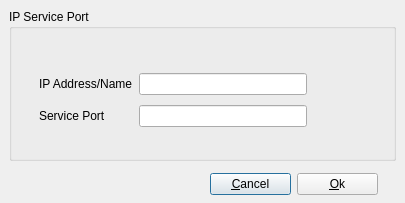
<?xml version="1.0" encoding="UTF-8"?>
<ui version="4.0">
 <class>IPConfgDialog</class>
 <widget class="QDialog" name="IPConfgDialog">
  <property name="geometry">
   <rect>
    <x>0</x>
    <y>0</y>
    <width>405</width>
    <height>203</height>
   </rect>
  </property>
  <property name="windowTitle">
   <string>IP Preference</string>
  </property>
  <property name="windowIcon">
   <iconset>
    <normaloff>pjanice.jpg</normaloff>pjanice.jpg</iconset>
  </property>
  <widget class="QGroupBox" name="groupBox">
   <property name="geometry">
    <rect>
     <x>9</x>
     <y>9</y>
     <width>387</width>
     <height>152</height>
    </rect>
   </property>
   <property name="title">
    <string>IP Service Port</string>
   </property>
   <widget class="QWidget" name="layoutWidget">
    <property name="geometry">
     <rect>
      <x>30</x>
      <y>60</y>
      <width>268</width>
      <height>62</height>
     </rect>
    </property>
    <layout class="QGridLayout" name="gridLayout">
     <item row="0" column="0">
      <widget class="QLabel" name="label">
       <property name="text">
        <string>IP Address/Name</string>
       </property>
      </widget>
     </item>
     <item row="0" column="1">
      <widget class="QLineEdit" name="lineEditIP">
       <property name="sizePolicy">
        <sizepolicy hsizetype="Expanding" vsizetype="Fixed">
         <horstretch>30</horstretch>
         <verstretch>0</verstretch>
        </sizepolicy>
       </property>
       <property name="minimumSize">
        <size>
         <width>30</width>
         <height>0</height>
        </size>
       </property>
       <property name="toolTip">
        <string>Enter IP Address of Name</string>
       </property>
       <property name="toolTipDuration">
        <number>-1</number>
       </property>
       <property name="whatsThis">
        <string>IP Address or Name</string>
       </property>
      </widget>
     </item>
     <item row="1" column="0">
      <widget class="QLabel" name="label_2">
       <property name="text">
        <string>Service Port</string>
       </property>
      </widget>
     </item>
     <item row="1" column="1">
      <widget class="QLineEdit" name="lineEditPort">
       <property name="sizePolicy">
        <sizepolicy hsizetype="Expanding" vsizetype="Fixed">
         <horstretch>20</horstretch>
         <verstretch>0</verstretch>
        </sizepolicy>
       </property>
       <property name="minimumSize">
        <size>
         <width>20</width>
         <height>0</height>
        </size>
       </property>
       <property name="toolTip">
        <string>Service Port </string>
       </property>
       <property name="statusTip">
        <string>Service Port of Multiverse</string>
       </property>
       <property name="whatsThis">
        <string>Service Port</string>
       </property>
      </widget>
     </item>
    </layout>
   </widget>
  </widget>
  <widget class="QWidget" name="">
   <property name="geometry">
    <rect>
     <x>210</x>
     <y>170</y>
     <width>168</width>
     <height>29</height>
    </rect>
   </property>
   <layout class="QHBoxLayout" name="horizontalLayout">
    <item>
     <widget class="QPushButton" name="pushButtonCancel">
      <property name="text">
       <string>&amp;Cancel</string>
      </property>
     </widget>
    </item>
    <item>
     <widget class="QPushButton" name="pushButtonOk">
      <property name="text">
       <string>&amp;Ok</string>
      </property>
     </widget>
    </item>
   </layout>
  </widget>
 </widget>
 <resources/>
 <connections/>
</ui>
